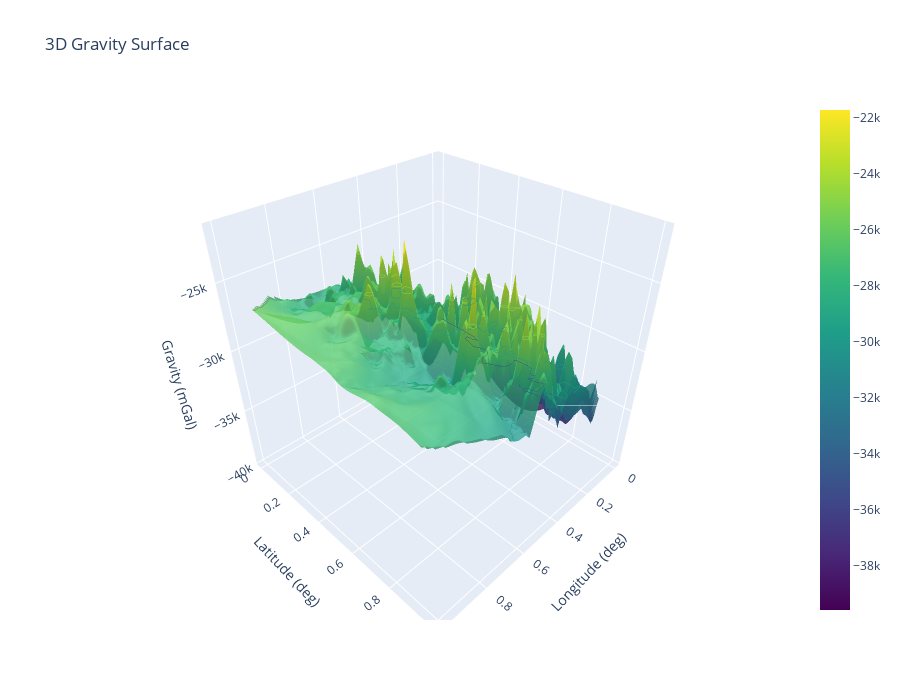

The notebook cell this image was saved under:
### Code cell
import plotly.graph_objects as go
import numpy as np
from scipy.interpolate import griddata

# Ваши данные
longitudes = X_test['longitude(deg)']
latitudes = X_test['latitude(deg)']
heights = predictions.flatten() - y_test

# Интерполяция
grid_x, grid_y = np.mgrid[
    min(longitudes):max(longitudes):100j,
    min(latitudes):max(latitudes):100j
]
grid_z = griddata(
    (longitudes, latitudes), heights, (grid_x, grid_y), method='cubic'
)

# Создаем 3D-поверхность
fig = go.Figure(data=[go.Surface(
    x=grid_x, y=grid_y, z=grid_z,
    colorscale='Viridis',
    opacity=0.8,
    contours_z=dict(show=True, usecolormap=True))
])

# Настройки макета
fig.update_layout(
    title='3D Gravity Surface',
    scene=dict(
        xaxis_title='Longitude (deg)',
        yaxis_title='Latitude (deg)',
        zaxis_title='Gravity (mGal)',
    ),
    autosize=False,
    width=900,
    height=700,
)

fig.show()

### Figure 1 — Plotly figure (JSON) as saved in the notebook; plotly's stock layout.template omitted (floating-point values rounded to 4 significant figures; data arrays with more than 128 entries replaced by an {"elided": "..."} marker saying what was removed)
{"data": [{"colorscale": [[0, "#440154"], [0.1111, "#482878"], [0.2222, "#3e4989"], [0.3333, "#31688e"], [0.4444, "#26828e"], [0.5556, "#1f9e89"], [0.6667, "#35b779"], [0.7778, "#6ece58"], [0.8889, "#b5de2b"], [1, "#fde725"]], "contours": {"z": {"show": true, "usecolormap": true}}, "opacity": 0.8, "type": "surface", "x": {"elided": "100x100 float values"}, "y": {"elided": "100x100 float values"}, "z": {"elided": "100x100 float values"}}], "layout": {"autosize": false, "height": 700, "scene": {"xaxis": {"title": {"text": "Longitude (deg)"}}, "yaxis": {"title": {"text": "Latitude (deg)"}}, "zaxis": {"title": {"text": "Gravity (mGal)"}}}, "title": {"text": "3D Gravity Surface"}, "width": 900}}
